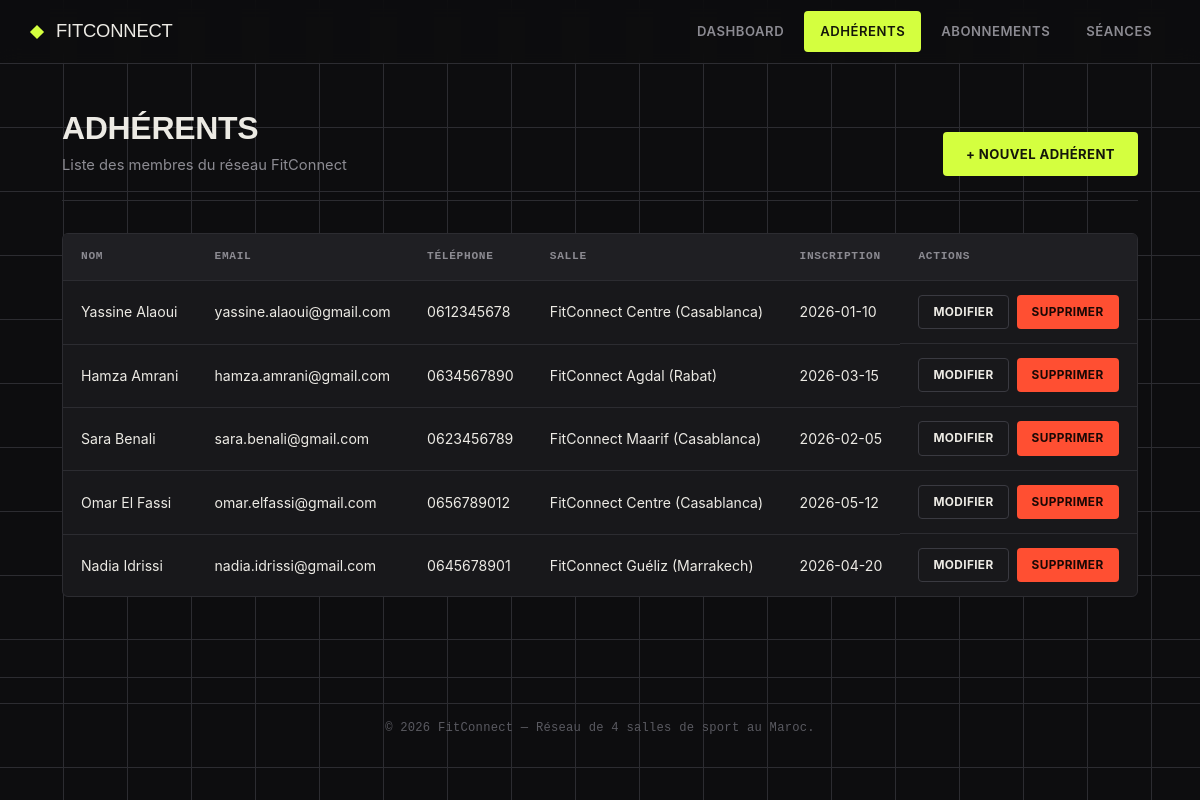
The page /public/index.php?page=adherents on the database its author committed.
### tables this page shows
CREATE TABLE `adherent` (
  `id_adherent` int(11) NOT NULL,
  `nom` varchar(100) NOT NULL,
  `prenom` varchar(100) NOT NULL,
  `email` varchar(150) NOT NULL,
  `telephone` varchar(20) DEFAULT NULL,
  `date_inscription` date NOT NULL,
  `id_salle` int(11) NOT NULL
);

CREATE TABLE `salle` (
  `id_salle` int(11) NOT NULL,
  `nom_salle` varchar(100) NOT NULL,
  `ville` varchar(100) NOT NULL,
  `adresse` varchar(255) NOT NULL
);

### app/Controllers/AdherentController.php (called while the page is built, shortened)
<?php
require_once __DIR__ . '/../Services/AdherentService.php';
class AdherentController
{
    private AdherentService $adherentService;
    public function __construct(AdherentService $adherentService, SalleRepository $salleRepository)
    {
        $this->adherentService = $adherentService;
    }
    public function index(): void
    {
        $adherents = $this->adherentService->getAllAdherentsWithSalle();
        require __DIR__ . '/../../views/adherents/index.php';
    }
}

### app/Services/AdherentService.php (called while the page is built, shortened)
<?php
require_once __DIR__ . '/../Repositories/AdherentRepository.php';
class AdherentService
{
    private AdherentRepository $adherentRepository;
    public function __construct(AdherentRepository $adherentRepository)
    {
        $this->adherentRepository = $adherentRepository;
    }
    public function getAllAdherentsWithSalle(): array
    {
        return $this->adherentRepository->findAllWithSalle();
    }
}

### app/Repositories/AdherentRepository.php (called while the page is built, shortened)
<?php
class AdherentRepository
{
    private PDO $pdo;
    public function __construct(PDO $pdo)
    {
        $this->pdo = $pdo;
    }
    public function findAllWithSalle(): array
    {
        $sql = "SELECT a.*, s.nom_salle, s.ville
                FROM adherent a
                INNER JOIN salle s ON a.id_salle = s.id_salle
                ORDER BY a.nom ASC, a.prenom ASC";
        $stmt = $this->pdo->query($sql);
        return $stmt->fetchAll();
    }
}

### views/adherents/index.php (the view, shortened to what this page needs)
<?php require __DIR__ . '/../layouts/header.php'; ?>
<div class="page-header">
    <div>
        <h1>Adhérents</h1>
        <p class="subtitle">Liste des membres du réseau FitConnect</p>
    </div>
    <a href="index.php?page=adherents&action=create" class="btn">+ Nouvel adhérent</a>
</div>
<?php if (empty($adherents)): ?>
    <div class="empty-state">Aucun adhérent enregistré pour le moment.</div>
<?php else: ?>
    <div class="table-wrapper">
        <table>
            <thead>
                <tr>
                    <th>Nom</th>
                    <th>Email</th>
                    <th>Téléphone</th>
                    <th>Salle</th>
                    <th>Inscription</th>
                    <th>Actions</th>
                </tr>
            </thead>
            <tbody>
                <?php foreach ($adherents as $a): ?>
                    <tr>
                        <td><?= htmlspecialchars($a['prenom'] . ' ' . $a['nom']) ?></td>
                        <td><?= htmlspecialchars($a['email']) ?></td>
                        <td><?= htmlspecialchars($a['telephone'] ?? '—') ?></td>
                        <td><?= htmlspecialchars($a['nom_salle']) ?> (<?= htmlspecialchars($a['ville']) ?>)</td>
                        <td><?= htmlspecialchars($a['date_inscription']) ?></td>
                        <td class="actions-cell">
                            <a href="index.php?page=adherents&action=edit&id=<?= $a['id_adherent'] ?>" class="btn btn--ghost btn--sm">Modifier</a>
                            <a href="index.php?page=adherents&action=delete&id=<?= $a['id_adherent'] ?>"
                               class="btn btn--danger btn--sm"
                               onclick="return confirm('Supprimer cet adhérent ?');">Supprimer</a>
                        </td>
                    </tr>
                <?php endforeach; ?>
            </tbody>
        </table>
    </div>
<?php endif; ?>
<?php require __DIR__ . '/../layouts/footer.php'; ?>

### public/index.php (shortened to what this page needs)
<?php
require_once __DIR__ . '/../app/Repositories/AdherentRepository.php';
require_once __DIR__ . '/../app/Services/AdherentService.php';
require_once __DIR__ . '/../app/Controllers/AdherentController.php';
$pdo = Database::getConnection();
$salleRepository      = new SalleRepository($pdo);
$adherentRepository   = new AdherentRepository($pdo);
$adherentService   = new AdherentService($adherentRepository);
$adherentController   = new AdherentController($adherentService, $salleRepository);
$page   = $_GET['page'] ?? 'dashboard';
$action = $_GET['action'] ?? 'index';
$id     = isset($_GET['id']) ? (int) $_GET['id'] : null;
switch ($page) {
    case 'adherents':
        match ($action) {
            'create' => $adherentController->create(),
            'edit'   => $adherentController->edit($id ?? 0),
            'delete' => $adherentController->delete($id ?? 0),
            default  => $adherentController->index(),
        };
        break;
}

### views/layouts/header.php (shortened to what this page needs)
<?php
$currentPage = $_GET['page'] ?? 'dashboard';
?>
<!DOCTYPE html>
<html lang="fr">
<head>
    <link rel="stylesheet" href="assets/css/style.css">
</head>
<body>
    <header class="topbar">
        <div class="topbar__brand">
            <span class="topbar__title">FitConnect</span>
        </div>
        <nav class="topbar__nav">
            <a href="index.php?page=dashboard" class="<?= $currentPage === 'dashboard' ? 'active' : '' ?>">Dashboard</a>
            <a href="index.php?page=adherents" class="<?= $currentPage === 'adherents' ? 'active' : '' ?>">Adhérents</a>
            <a href="index.php?page=abonnements" class="<?= $currentPage === 'abonnements' ? 'active' : '' ?>">Abonnements</a>
            <a href="index.php?page=seances" class="<?= $currentPage === 'seances' ? 'active' : '' ?>">Séances</a>
        </nav>
    </header>
    <main class="container">

### views/layouts/footer.php
    </main>
    <footer class="footer">
        <p>&copy; <?= date('Y') ?> FitConnect — Réseau de 4 salles de sport au Maroc.</p>
    </footer>
</body>
</html>

### public/assets/css/style.css (style rules this page uses)
:root { --bg: #0D0D0F; --surface: #18181B; --surface-raised: #1F1F23; --line: #2C2C31; --line-strong: #3A3A41; --text: #ECEAE4; --text-muted: #8C8B92; --text-dim: #5A5A61; --accent: #D4FF3F; --accent-dim: #A8CC2E; --accent-ink: #14160A; --danger: #FF4F32; --danger-bg: rgba(255, 79, 50, 0.12); --warning: #FFB23F; --warning-bg: rgba(255, 178, 63, 0.12); --success: #4FFFA0; --success-bg: rgba(79, 255, 160, 0.1); --font-display: 'Archivo Black', 'Arial Black', sans-serif; --font-body: 'Inter', -apple-system, BlinkMacSystemFont, 'Segoe UI', sans-serif; --font-mono: 'JetBrains Mono', 'Courier New', monospace; --radius-sm: 4px; --radius: 6px; }
* { box-sizing: border-box; }
html { scroll-behavior: smooth; }
body { margin: 0; font-family: var(--font-body); background: var(--bg); background-image: linear-gradient(var(--line) 1px, transparent 1px), linear-gradient(90deg, var(--line) 1px, transparent 1px); background-size: 64px 64px; background-attachment: fixed; background-position: -1px -1px; color: var(--text); line-height: 1.55; -webkit-font-smoothing: antialiased; }
.topbar { background: rgba(13, 13, 15, 0.85); backdrop-filter: blur(10px); border-bottom: 1px solid var(--line); display: flex; align-items: center; justify-content: space-between; padding: 0 32px; height: 64px; position: sticky; top: 0; z-index: 50; }
.topbar__brand { display: flex; align-items: baseline; gap: 2px; font-family: var(--font-display); font-size: 1.15rem; letter-spacing: -0.01em; color: var(--text); text-transform: uppercase; }
.topbar__brand::before { content: ''; display: inline-block; width: 10px; height: 10px; background: var(--accent); margin-right: 12px; transform: rotate(45deg); }
.topbar__nav { display: flex; gap: 4px; }
.topbar__nav a { text-decoration: none; color: var(--text-muted); font-weight: 600; font-size: 0.82rem; letter-spacing: 0.04em; text-transform: uppercase; padding: 10px 16px; border-radius: var(--radius-sm); transition: color 0.15s ease, background 0.15s ease; }
.topbar__nav a.active { color: var(--accent-ink); background: var(--accent); }
.container { max-width: 1140px; margin: 0 auto; padding: 48px 32px 80px; }
.page-header { display: flex; align-items: flex-end; justify-content: space-between; margin-bottom: 32px; flex-wrap: wrap; gap: 16px; padding-bottom: 24px; border-bottom: 1px solid var(--line); }
.page-header h1 { margin: 0; font-family: var(--font-display); font-size: 2rem; text-transform: uppercase; letter-spacing: -0.01em; line-height: 1.05; }
.page-header p.subtitle { color: var(--text-muted); margin: 8px 0 0; font-size: 0.92rem; }
.btn { display: inline-flex; align-items: center; gap: 8px; padding: 11px 22px; border-radius: var(--radius-sm); border: 1px solid transparent; background: var(--accent); color: var(--accent-ink); font-weight: 700; font-size: 0.82rem; letter-spacing: 0.03em; text-transform: uppercase; text-decoration: none; cursor: pointer; transition: transform 0.1s ease, background 0.15s ease, box-shadow 0.15s ease; }
.btn--danger { background: var(--danger); color: #1A0805; }
.btn--ghost { background: transparent; color: var(--text); border: 1px solid var(--line-strong); }
.btn--sm { padding: 7px 14px; font-size: 0.74rem; }
.table-wrapper { background: var(--surface); border: 1px solid var(--line); border-radius: var(--radius); overflow: hidden; }
table { width: 100%; border-collapse: collapse; }
thead { background: var(--surface-raised); }
th, td { text-align: left; padding: 14px 18px; font-size: 0.88rem; border-bottom: 1px solid var(--line); }
th { color: var(--text-muted); font-weight: 700; text-transform: uppercase; font-size: 0.7rem; letter-spacing: 0.06em; font-family: var(--font-mono); }
td { color: var(--text); }
tbody tr:last-child td { border-bottom: none; }
tbody tr { transition: background 0.1s ease; }
.actions-cell { display: flex; gap: 8px; }
.footer { text-align: center; padding: 28px; color: var(--text-dim); font-size: 0.76rem; border-top: 1px solid var(--line); font-family: var(--font-mono); letter-spacing: 0.02em; }

### rows shown on the page
adherent: prenom+nom "Yassine Alaoui", email "yassine.alaoui@gmail.com", telephone "0612345678", id_salle.nom_salle "FitConnect Centre", id_salle.ville "Casablanca", date_inscription "2026-01-10"
adherent: prenom+nom "Hamza Amrani", email "hamza.amrani@gmail.com", telephone "0634567890", id_salle.nom_salle "FitConnect Agdal", id_salle.ville "Rabat", date_inscription "2026-03-15"
adherent: prenom+nom "Sara Benali", email "sara.benali@gmail.com", telephone "0623456789", id_salle.nom_salle "FitConnect Maarif", id_salle.ville "Casablanca", date_inscription "2026-02-05"
adherent: prenom+nom "Omar El Fassi", email "omar.elfassi@gmail.com", telephone "0656789012", id_salle.nom_salle "FitConnect Centre", id_salle.ville "Casablanca", date_inscription "2026-05-12"
adherent: prenom+nom "Nadia Idrissi", email "nadia.idrissi@gmail.com", telephone "0645678901", id_salle.nom_salle "FitConnect Guéliz", id_salle.ville "Marrakech", date_inscription "2026-04-20"
